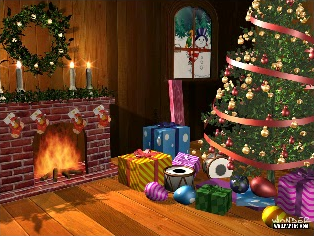
%> input picture back.png, 314 x 236 px
$ octave 'image compression and decompression.m'   (GNU Octave 9; MATLAB toolbox functions it lacks are replaced by stand-ins)
%> lines starting %> are read from the running program, lines starting %| are printed output that depends on the picture

compressionFactor = 4; % Adjust as needed

inputImage = imread('back.png');
%> inputImage is the input picture: size 236x314x3 uint8; mean R, G, B 103, 66, 38.7
inputImage = rgb2gray(inputImage);
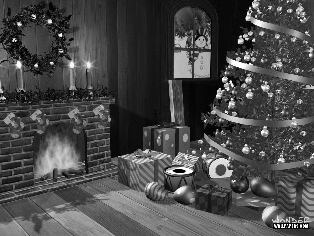
%> inputImage: size 236x314 uint8; min 0, max 255, mean 73.9

figure;
% Apply quantization
quantizedImage = inputImage / compressionFactor;
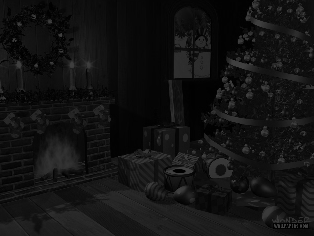
%> quantizedImage: size 236x314 uint8; min 0, max 64, mean 18.6
quantizedImage = round(quantizedImage) * compressionFactor;
subplot(1,2,1);
imshow(quantizedImage);


% Reverse quantization
compressedImage = quantizedImage;
decompressedImage = compressedImage * compressionFactor;
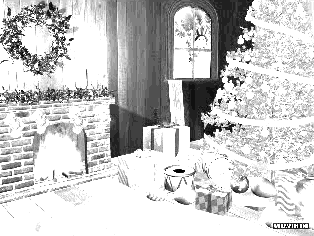
%> decompressedImage: size 236x314 uint8; min 0, max 255, mean 200.7
subplot(1,2,2);
imshow(decompressedImage);
